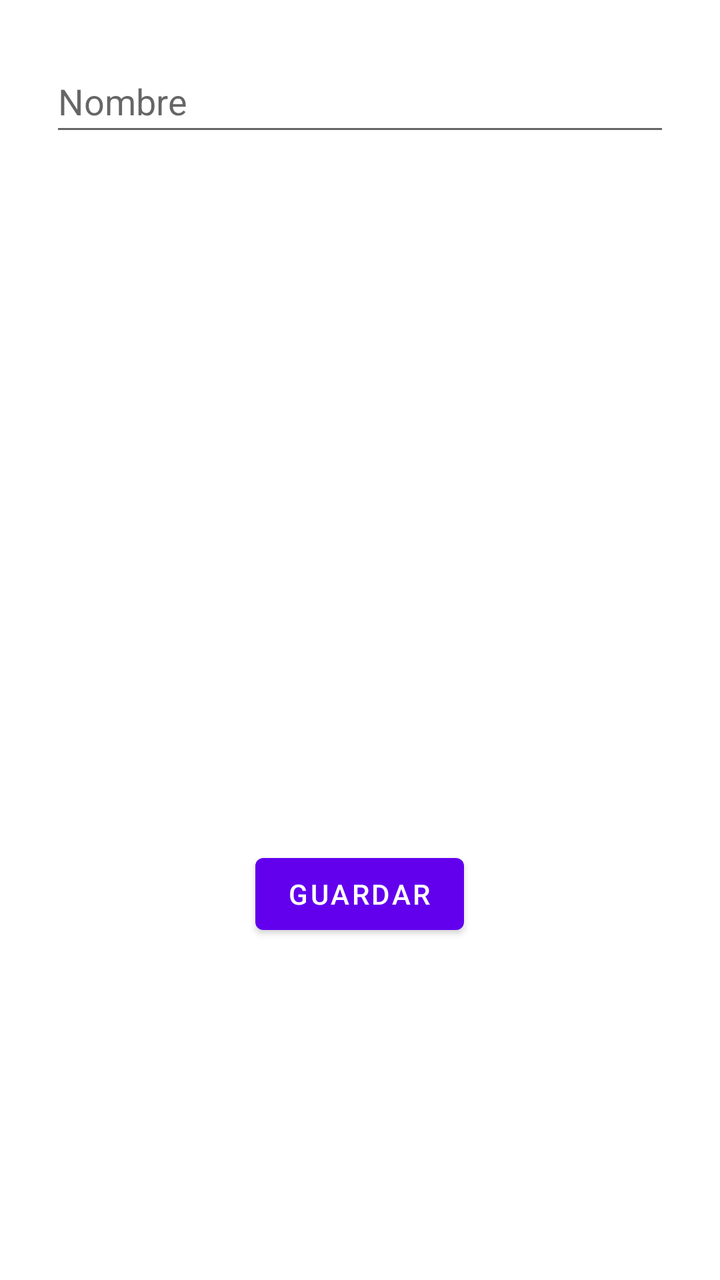
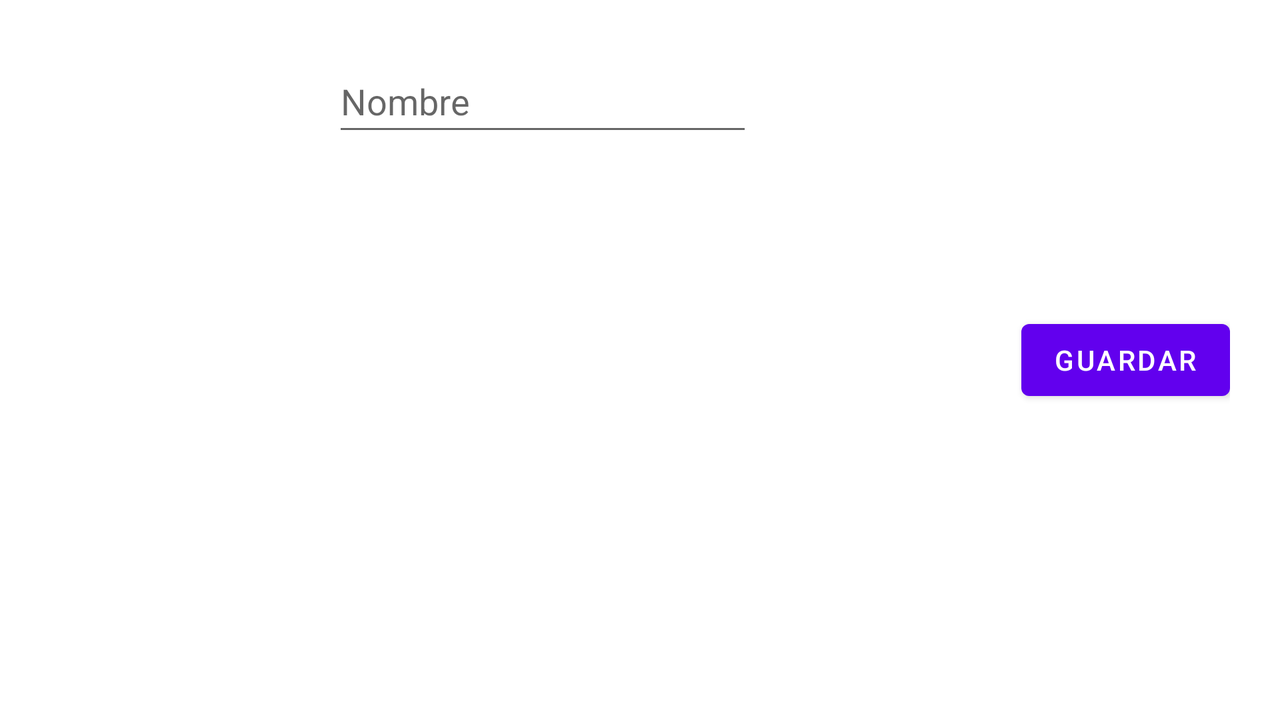

The same Android screen from two of the app's own layout files: first res/layout/ as a phone draws it, then the repository's variant for another configuration, drawn on a device whose configuration selects that folder. Both files follow.
<!-- AndroidManifest.xml: application theme Theme.RachasEvo.NoNameMenu -->
<!-- res/layout/fragment_new_item.xml -->
<?xml version="1.0" encoding="utf-8"?>
<LinearLayout xmlns:android="http://schemas.android.com/apk/res/android"
              xmlns:app="http://schemas.android.com/apk/res-auto" xmlns:tools="http://schemas.android.com/tools"
              android:layout_width="match_parent"
              android:layout_height="match_parent"
              tools:context=".ui.nuevo.NewItem" android:orientation="vertical" android:padding="25dp"
              android:gravity="center|top">
    <EditText
            android:layout_width="match_parent"
            android:layout_height="wrap_content"
            android:inputType="textPersonName"
            android:ems="10"
            android:id="@+id/newNombreItem" android:minHeight="48dp" android:hint="Nombre"/>
    <ImageView
            android:layout_width="match_parent"
            android:layout_height="250dp" tools:src="@tools:sample/avatars" android:id="@+id/newImagen"
            android:layout_marginTop="50dp"/>
    <Button
            android:text="Guardar"
            android:layout_width="wrap_content"
            android:layout_height="wrap_content" android:id="@+id/createNewItem" android:layout_marginTop="50dp"/>
</LinearLayout>
<!-- resources referenced by this layout -->
<resources>
  <style name="Theme.RachasEvo.NoNameMenu" parent="Theme.RachasEvo">
          <item name="android:windowNoTitle">true</item>
      </style>
  <style name="Theme.RachasEvo" parent="Theme.MaterialComponents.DayNight.DarkActionBar">
          
          <item name="colorPrimary">@color/purple_500</item>
          <item name="colorPrimaryVariant">@color/purple_700</item>
          <item name="colorOnPrimary">@color/white</item>
          
          <item name="colorSecondary">@color/teal_200</item>
          <item name="colorSecondaryVariant">@color/teal_700</item>
          <item name="colorOnSecondary">@color/black</item>
          
          <item name="android:statusBarColor" tools:targetApi="l">?attr/colorPrimaryVariant</item>
          
      </style>
</resources>
<!-- res/layout-land/fragment_new_item.xml (the repository's variant of the layout above) -->
<!-- drawn on the phone turned sideways -->
<?xml version="1.0" encoding="utf-8"?>
<androidx.constraintlayout.widget.ConstraintLayout xmlns:android="http://schemas.android.com/apk/res/android"
                                                   xmlns:app="http://schemas.android.com/apk/res-auto"
                                                   xmlns:tools="http://schemas.android.com/tools"
                                                   android:layout_width="match_parent"
                                                   android:layout_height="match_parent"
                                                   tools:context=".ui.nuevo.NewItem" android:padding="25dp"
>
    <EditText
            android:layout_width="wrap_content"
            android:layout_height="wrap_content"
            android:inputType="textPersonName"
            android:ems="10"
            android:id="@+id/newNombreItem" android:minHeight="48dp" android:hint="Nombre"
            app:layout_constraintStart_toStartOf="parent" app:layout_constraintTop_toTopOf="parent"
            app:layout_constraintEnd_toEndOf="@+id/newImagen"/>
    <ImageView
            android:layout_width="500dp"
            android:layout_height="0dp" android:id="@+id/newImagen"
            app:layout_constraintBottom_toBottomOf="parent"
            app:layout_constraintTop_toBottomOf="@+id/newNombreItem" app:layout_constraintStart_toStartOf="parent"
            app:layout_constraintEnd_toStartOf="@+id/createNewItem" android:layout_marginTop="25dp"
            android:layout_marginBottom="25dp" android:layout_marginEnd="25dp" android:layout_marginStart="25dp"/>
    <Button
            android:text="Guardar"
            android:layout_width="wrap_content"
            android:layout_height="wrap_content" android:id="@+id/createNewItem"
            app:layout_constraintBottom_toBottomOf="parent" app:layout_constraintEnd_toEndOf="parent"
            app:layout_constraintTop_toTopOf="parent"/>
</androidx.constraintlayout.widget.ConstraintLayout>
